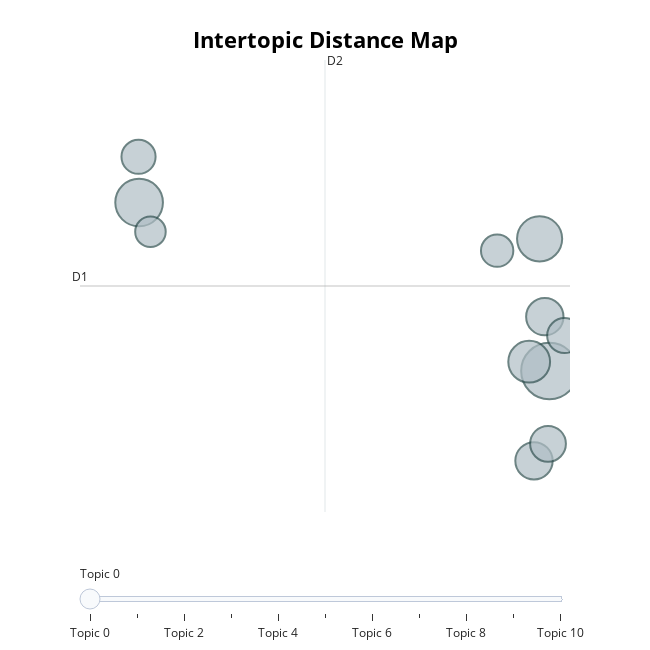

The notebook cell this image was saved under:
### Code cell
topic_model.visualize_topics()

### Figure 1 — Plotly figure (JSON) as saved in the notebook; plotly's stock layout.template omitted (floating-point values rounded to 4 significant figures)
{"data": [{"customdata": [[0, "flight | cockpit | seal | door | display", 55], [1, "sensor | pump | hydraulic | oil | pressure", 39], [2, "cooling | cabin | system | serviced | control", 35], [3, "landing | gear | strut | tire | light", 30], [4, "pilot | logout | login | to | recorded", 24], [5, "power | auxiliary | battery | electrical | bus", 24], [6, "navigation | antenna | lights | radio | gps", 22], [7, "blade | damage | wing | inspection | balanced", 21], [8, "filter | fuel | tank | clogging | venting", 20], [9, "flap | flaps | actuator | linkage | alignment", 18], [10, "engine | start | turbocharger | performance | up", 16]], "hovertemplate": "<b>Topic %{customdata[0]}</b><br>%{customdata[1]}<br>Size: %{customdata[2]}", "legendgroup": "", "marker": {"color": "#B0BEC5", "line": {"color": "DarkSlateGrey", "width": 2}, "size": [55, 39, 35, 30, 24, 24, 22, 21, 20, 18, 16], "sizemode": "area", "sizeref": 0.03438, "symbol": "circle"}, "mode": "markers", "name": "", "orientation": "v", "showlegend": false, "type": "scatter", "x": [0.6751, -12.69, 0.3547, 0.01529, 0.5241, 0.172, 0.6286, 1.169, -12.71, -1.028, -12.32], "xaxis": "x", "y": [4.315, 6.001, 5.638, 4.407, 4.858, 3.416, 3.586, 4.669, 6.459, 5.519, 5.708], "yaxis": "y"}], "layout": {"annotations": [{"showarrow": false, "text": "D1", "x": -14.61, "y": 5.165, "yshift": 10}, {"showarrow": false, "text": "D2", "x": -6.635, "xshift": 10, "y": 7.427}], "height": 650, "hoverlabel": {"bgcolor": "white", "font": {"family": "Rockwell", "size": 16}}, "legend": {"itemsizing": "constant", "tracegroupgap": 0}, "margin": {"t": 60}, "shapes": [{"line": {"color": "#CFD8DC", "width": 2}, "type": "line", "x0": -6.635, "x1": -6.635, "y0": 2.903, "y1": 7.427}, {"line": {"color": "#9E9E9E", "width": 2}, "type": "line", "x0": -14.61, "x1": 1.344, "y0": 5.165, "y1": 5.165}], "sliders": [{"active": 0, "pad": {"t": 50}, "steps": [{"args": [{"marker.color": [["red", "#B0BEC5", "#B0BEC5", "#B0BEC5", "#B0BEC5", "#B0BEC5", "#B0BEC5", "#B0BEC5", "#B0BEC5", "#B0BEC5", "#B0BEC5"]]}], "label": "Topic 0", "method": "update"}, {"args": [{"marker.color": [["#B0BEC5", "red", "#B0BEC5", "#B0BEC5", "#B0BEC5", "#B0BEC5", "#B0BEC5", "#B0BEC5", "#B0BEC5", "#B0BEC5", "#B0BEC5"]]}], "label": "Topic 1", "method": "update"}, {"args": [{"marker.color": [["#B0BEC5", "#B0BEC5", "red", "#B0BEC5", "#B0BEC5", "#B0BEC5", "#B0BEC5", "#B0BEC5", "#B0BEC5", "#B0BEC5", "#B0BEC5"]]}], "label": "Topic 2", "method": "update"}, {"args": [{"marker.color": [["#B0BEC5", "#B0BEC5", "#B0BEC5", "red", "#B0BEC5", "#B0BEC5", "#B0BEC5", "#B0BEC5", "#B0BEC5", "#B0BEC5", "#B0BEC5"]]}], "label": "Topic 3", "method": "update"}, {"args": [{"marker.color": [["#B0BEC5", "#B0BEC5", "#B0BEC5", "#B0BEC5", "red", "#B0BEC5", "#B0BEC5", "#B0BEC5", "#B0BEC5", "#B0BEC5", "#B0BEC5"]]}], "label": "Topic 4", "method": "update"}, {"args": [{"marker.color": [["#B0BEC5", "#B0BEC5", "#B0BEC5", "#B0BEC5", "#B0BEC5", "red", "#B0BEC5", "#B0BEC5", "#B0BEC5", "#B0BEC5", "#B0BEC5"]]}], "label": "Topic 5", "method": "update"}, {"args": [{"marker.color": [["#B0BEC5", "#B0BEC5", "#B0BEC5", "#B0BEC5", "#B0BEC5", "#B0BEC5", "red", "#B0BEC5", "#B0BEC5", "#B0BEC5", "#B0BEC5"]]}], "label": "Topic 6", "method": "update"}, {"args": [{"marker.color": [["#B0BEC5", "#B0BEC5", "#B0BEC5", "#B0BEC5", "#B0BEC5", "#B0BEC5", "#B0BEC5", "red", "#B0BEC5", "#B0BEC5", "#B0BEC5"]]}], "label": "Topic 7", "method": "update"}, {"args": [{"marker.color": [["#B0BEC5", "#B0BEC5", "#B0BEC5", "#B0BEC5", "#B0BEC5", "#B0BEC5", "#B0BEC5", "#B0BEC5", "red", "#B0BEC5", "#B0BEC5"]]}], "label": "Topic 8", "method": "update"}, {"args": [{"marker.color": [["#B0BEC5", "#B0BEC5", "#B0BEC5", "#B0BEC5", "#B0BEC5", "#B0BEC5", "#B0BEC5", "#B0BEC5", "#B0BEC5", "red", "#B0BEC5"]]}], "label": "Topic 9", "method": "update"}, {"args": [{"marker.color": [["#B0BEC5", "#B0BEC5", "#B0BEC5", "#B0BEC5", "#B0BEC5", "#B0BEC5", "#B0BEC5", "#B0BEC5", "#B0BEC5", "#B0BEC5", "red"]]}], "label": "Topic 10", "method": "update"}]}], "title": {"font": {"color": "Black", "size": 22}, "text": "<b>Intertopic Distance Map</b>", "x": 0.5, "xanchor": "center", "y": 0.95, "yanchor": "top"}, "width": 650, "xaxis": {"anchor": "y", "domain": [0, 1], "range": [-14.61, 1.344], "title": {"text": ""}, "visible": false}, "yaxis": {"anchor": "x", "domain": [0, 1], "range": [2.903, 7.427], "title": {"text": ""}, "visible": false}}}
